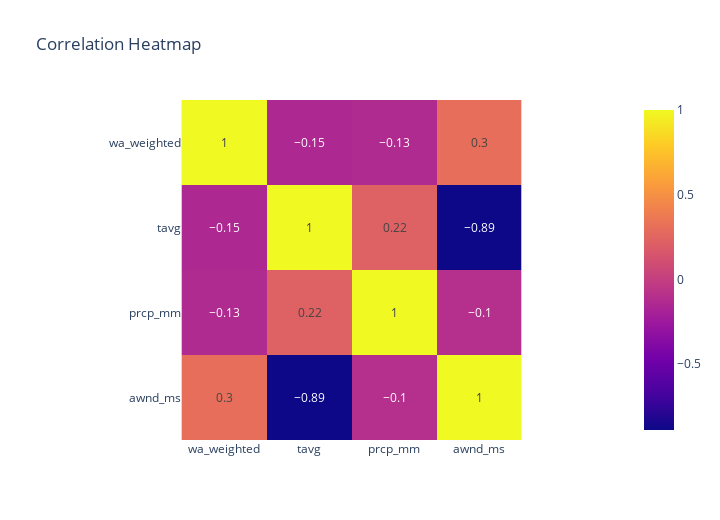

Write notebook code for a chart like this one.
### Code cell
# (2) Correlation heatmap — weather/alerts/traffic vs reliability

cand = ['wa_weighted','tavg','prcp_mm','snow_mm','awnd_ms','alert_count','mean_speed_mph']
cols = [c for c in cand if c in merged.columns]
dfc = merged[cols].copy()

# make numeric + sanitize
for c in dfc.columns:
    dfc[c] = pd.to_numeric(dfc[c], errors='coerce')
dfc = dfc.dropna(how='all')

# drop zero-variance/constant columns (correlation undefined)
const_cols = [c for c in dfc.columns if dfc[c].nunique(dropna=True) <= 1]
if const_cols:
    dfc = dfc.drop(columns=const_cols)

# need at least 2 columns and 2 rows to compute a correlation matrix
if dfc.shape[1] < 2 or len(dfc) < 2:
    print(f"[WARN] Not enough data for correlation heatmap (rows={len(dfc)}, cols={dfc.shape[1]}). "
          f"Dropped constants: {const_cols}")
else:
    corr = dfc.corr(numeric_only=True).round(2)

    # try Plotly; fall back to seaborn if anything goes sideways
    try:
        fig = px.imshow(corr, text_auto=True, title='Correlation Heatmap')
        fig.update_layout(xaxis_title='', yaxis_title='', width=720, height=520)
        fig.show()
    except Exception as e:
        print("[WARN] Plotly heatmap failed; falling back to seaborn →", e)
        plt.figure(figsize=(8,6))
        sns.heatmap(corr, annot=True, vmin=-1, vmax=1, cmap='coolwarm', square=True)
        plt.title('Correlation Heatmap')
        plt.tight_layout()
        plt.show()

    print("[INFO] columns used:", list(corr.columns))
    if const_cols:
        print("[INFO] constant columns dropped:", const_cols)
    print("Note: directional only; no causal claims.")

### Figure 1 — Plotly figure (JSON) as saved in the notebook; plotly's stock layout.template omitted (floating-point values rounded to 4 significant figures)
{"data": [{"coloraxis": "coloraxis", "hovertemplate": "x: %{x}<br>y: %{y}<br>color: %{z}<extra></extra>", "name": "0", "texttemplate": "%{z}", "type": "heatmap", "x": ["wa_weighted", "tavg", "prcp_mm", "awnd_ms"], "xaxis": "x", "y": ["wa_weighted", "tavg", "prcp_mm", "awnd_ms"], "yaxis": "y", "z": [[1.0, -0.15, -0.13, 0.3], [-0.15, 1.0, 0.22, -0.89], [-0.13, 0.22, 1.0, -0.1], [0.3, -0.89, -0.1, 1.0]]}], "layout": {"coloraxis": {"colorscale": [[0, "#0d0887"], [0.1111, "#46039f"], [0.2222, "#7201a8"], [0.3333, "#9c179e"], [0.4444, "#bd3786"], [0.5556, "#d8576b"], [0.6667, "#ed7953"], [0.7778, "#fb9f3a"], [0.8889, "#fdca26"], [1, "#f0f921"]]}, "height": 520, "title": {"text": "Correlation Heatmap"}, "width": 720, "xaxis": {"anchor": "y", "constrain": "domain", "domain": [0, 1], "scaleanchor": "y", "title": {"text": ""}}, "yaxis": {"anchor": "x", "autorange": "reversed", "constrain": "domain", "domain": [0, 1], "title": {"text": ""}}}}
